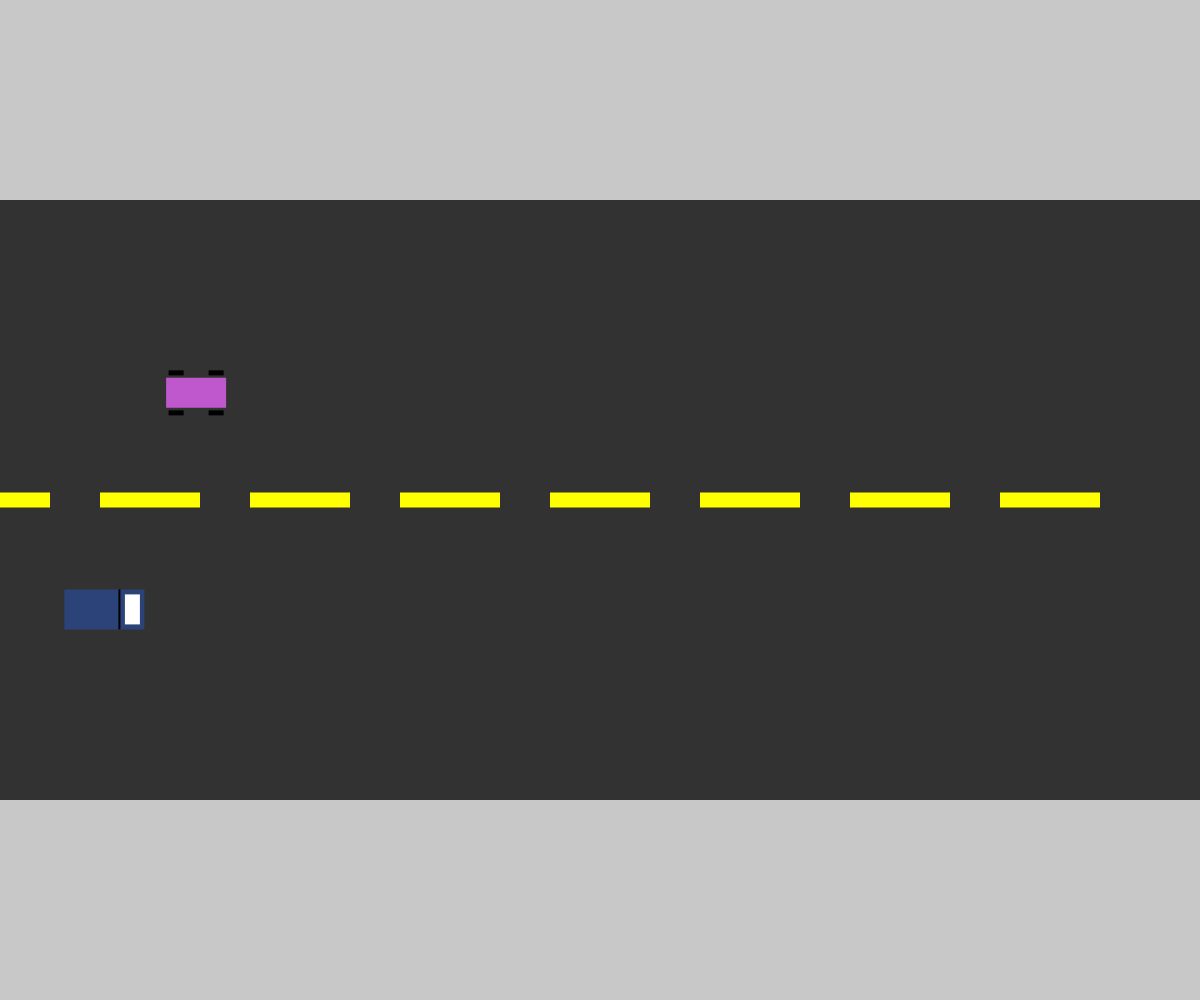
Frame 1 (no input)
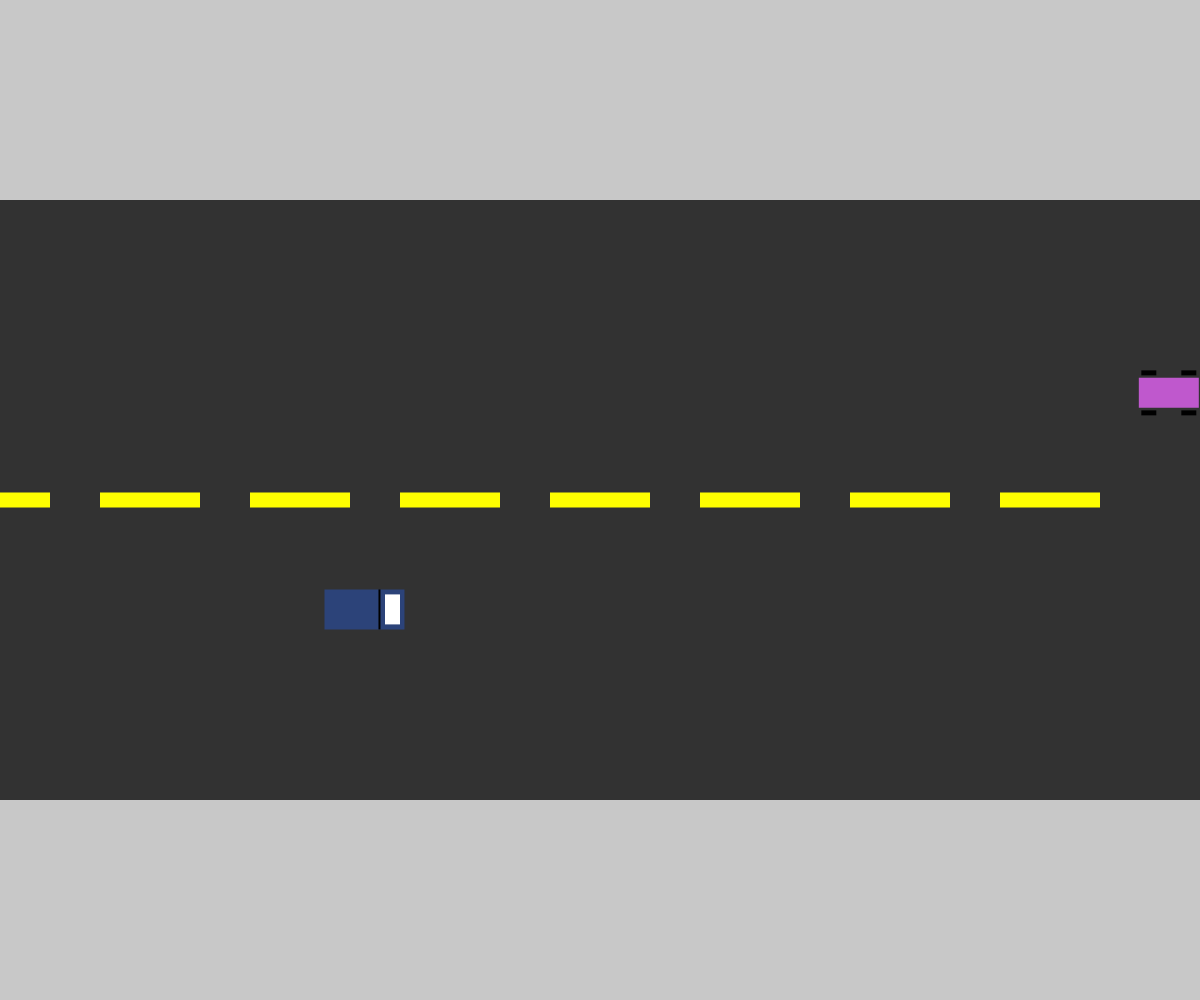
Frame 60 (no input)
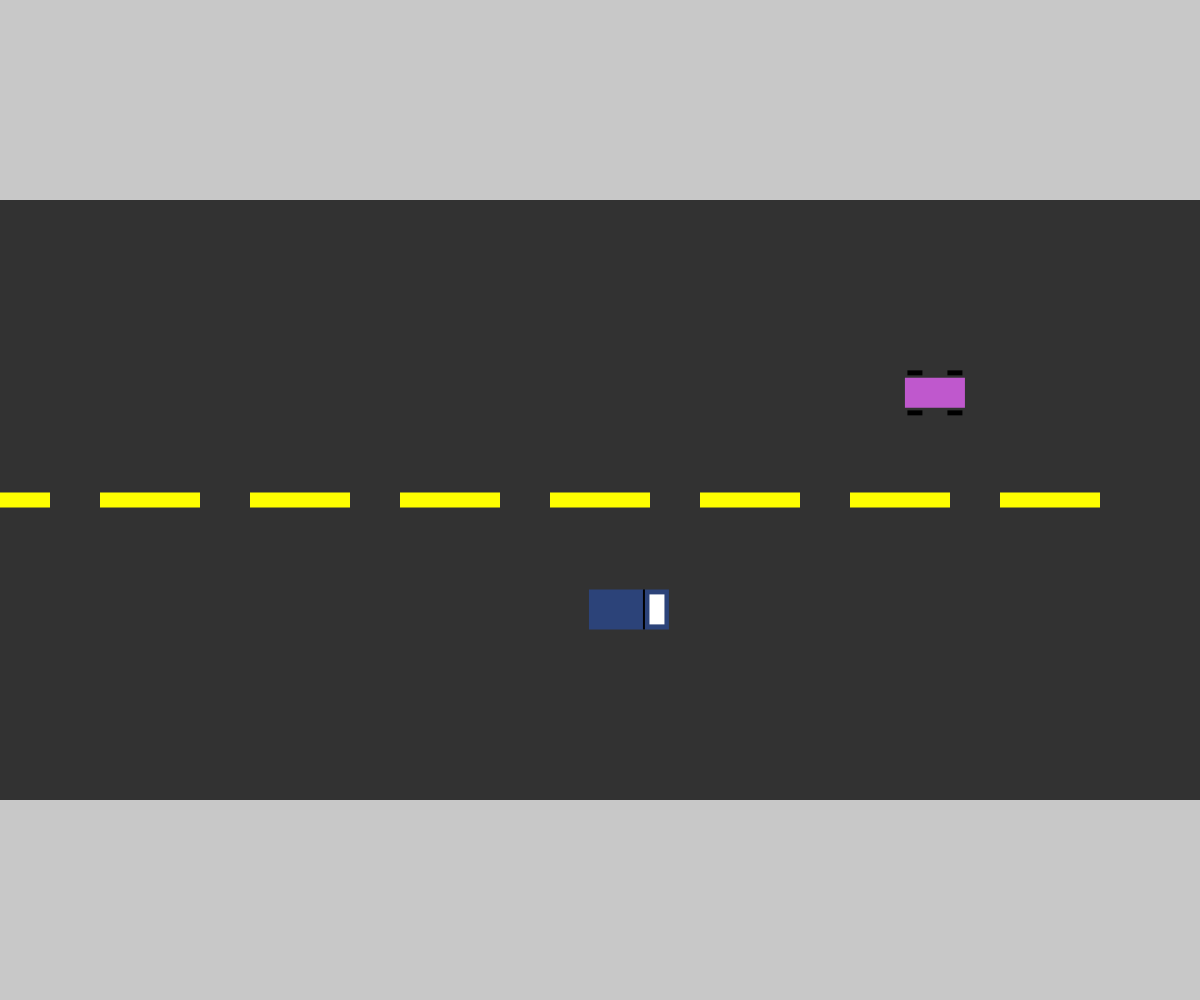
Frame 120 (the mouse pressed at the canvas centre since frame 60)

The p5.js sketch that drew these frames (run headless with seeded random() and noise() and a simulated clock; from frame 60 on, the mouse is pressed at the canvas centre):

// p5.js sketch
// ── sketch.js
// Cars Cars Cars (Traffic Simulator)
// Adrian Chan
// October 20, 2025

// GLOBAL VARIABLES
let eastbound = [];
let westbound = [];
let car;
let car1;

function setup() {
  createCanvas(windowWidth, windowHeight);
  angleMode(DEGREES);
  car = new Cars (200, 0, 0);
  car1 = new Cars (100, 1, 1);
}

function draw() {
  background(200);
  drawRoad();
  
  car.move();
  car1.move();
  car.display();
  car1.display();
}



function drawRoad(){
  
  // Draw Road
  rectMode(CENTER);
  noStroke();
  fill(50);
  rect(width/2, height/2, width, height*0.6);

  // Draw Lines
  //rectMode(CORNERS)
  fill("yellow");
  for (let i = 0; i < width; i += 150){
    rect(i, height/2, 100, 15);
  }
  
}

class Cars{
  // Constructor
  constructor(x, type, direction){
    this.direction = direction  // 0-> westbound  1-> eastbound
    this.x = x;
    if (this.direction === 0){
      this.y = random(height*0.25, height*0.45);
    }
    else if (this.direction === 1){
      this.y = random(height*0.55, height*0.75);
    }
    
    this.type = type;   // Math.floor(random(0,2))
    this.xSpeed = random(1, 15);
    this.color = color(random(255), random(255), random(255));
    
  }

  // Class Methods
  display(){
    noStroke();
    fill(this.color);
    if (this.type === 0){   // 0->car 1->truck
      rect(this.x, this.y, 60, 30);
      fill(0);
      rect(this.x-20, this.y-20, 15, 5);
      rect(this.x+20, this.y-20, 15, 5);
      rect(this.x-20, this.y+20, 15, 5);
      rect(this.x+20, this.y+20, 15, 5);
    }
    if (this.type === 1){
      push();
      if (this.direction === 1){
        translate(this.x, this.y)
        rotate(180);
      }
      rect(0, 0, 80, 40);
      fill(255)
      rect(0-28, 0, 15, 30);
      fill(0);
      rect(0-15, 0, 2, 40)
      pop();
    }
  }

  move(){
    
    if (this.direction === 0){
      this.x -= this.xSpeed;
      if(this.x<0){
        this.x = width;
      }
    }
    if (this.direction === 1){
      this.x += this.xSpeed;
      if(this.x>width){
        this.x = 0;
      }
    }
  }

  speedUp(){

  }

  speedDown(){

  }

  changeColor(){
    colorPer = Math.floor(random(0,100));
    if (colorPer === 25){
      this.color = color(random(255), random(255), random(255));
    }
  }
}
